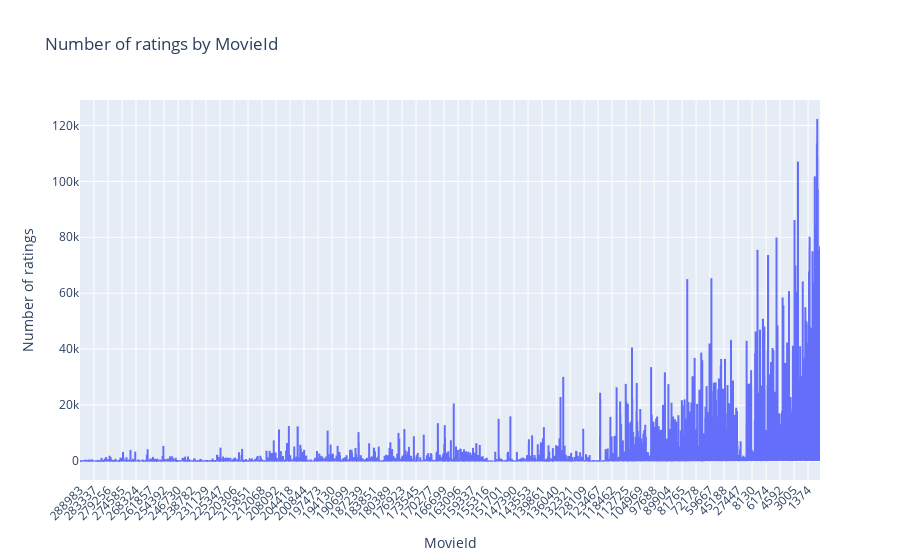

Notebook cell for this chart:
### Markdown cell above
e) Gör en plot över antalet ratings mot movieId.

### Code cell
# Convert from series to DataFrame
rating_counts_df=rating_counts.reset_index()

# Rename columns
rating_counts_df.columns=['MovieId', 'Number of ratings']

# Sort by MovieId
rating_counts_df=rating_counts_df.sort_values(by='MovieId', ascending=False)

fig=px.line(rating_counts_df, x='MovieId', y='Number of ratings', 
             labels={'Number of ratings': 'Number of ratings', 'MovieId': 'MovieId'},
             title='Number of ratings by MovieId')
fig.update_layout(xaxis_tickangle=-45, xaxis=dict(type='category'))
fig.show()

### Figure 1 — Plotly figure (JSON) as saved in the notebook; plotly's stock layout.template omitted (floating-point values rounded to 4 significant figures; data arrays with more than 128 entries replaced by an {"elided": "..."} marker saying what was removed)
{"data": [{"hovertemplate": "MovieId=%{x}<br>Number of ratings=%{y}<extra></extra>", "legendgroup": "", "line": {"color": "#636efa", "dash": "solid"}, "marker": {"symbol": "circle"}, "mode": "lines", "name": "", "showlegend": false, "type": "scattergl", "x": {"elided": "83239 int values"}, "xaxis": "x", "y": {"elided": "83239 int values"}, "yaxis": "y"}], "layout": {"legend": {"tracegroupgap": 0}, "title": {"text": "Number of ratings by MovieId"}, "xaxis": {"anchor": "y", "domain": [0, 1], "tickangle": -45, "title": {"text": "MovieId"}, "type": "category"}, "yaxis": {"anchor": "x", "domain": [0, 1], "title": {"text": "Number of ratings"}}}}
